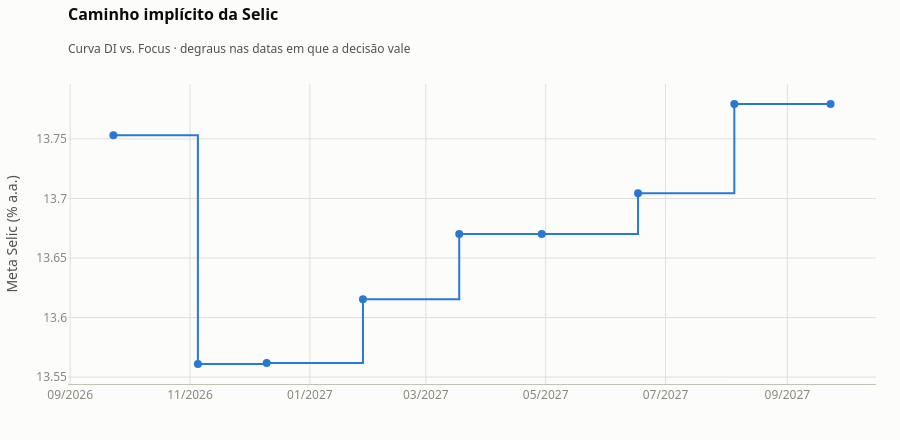

The code cell stored with this chart in its notebook:
### Markdown cell above
### Mercado × economistas (Focus)

O Focus traz a mediana das projeções de economistas para a Selic em cada reunião. A diferença entre a curva e o Focus é o tipo de coisa que se discute numa mesa de juros. Se a curva precifica mais cortes que o Focus, o mercado está mais otimista que os economistas, ou está pagando por um cenário de risco.

### Code cell
from curva_di.analise import focus_na_data

focus_hoje = focus_na_data(focus, curva.data_referencia)
if focus_hoje is None:
    print("Focus indisponível nesta execução. Rode `python scripts/atualizar_dados.py` com internet "
          "(ou ATUALIZAR = True) para incluir a comparação.")
    graficos.grafico_copom_caminho(caminho).show()
else:
    comparacao = caminho.head(8).merge(focus_hoje[["reuniao", "mediana"]], on="reuniao", how="left")
    comparacao["curva − Focus (bps)"] = (comparacao["selic_implicita"] - comparacao["mediana"]) * 1e4
    display(comparacao[["reuniao", "data_decisao", "selic_implicita", "mediana", "curva − Focus (bps)"]].round(4))
    graficos.grafico_copom_caminho(caminho, focus_hoje).show()

### Figure 1 — Plotly figure (JSON) as saved in the notebook; plotly's stock layout.template omitted (floating-point values rounded to 4 significant figures)
{"data": [{"hovertemplate": "%{y:.2f}%<extra>curva</extra>", "line": {"color": "#2a78d6", "shape": "hv", "width": 2}, "marker": {"size": 8}, "mode": "lines+markers", "name": "Selic implícita na curva DI", "type": "scatter", "x": ["2026-09-23T00:00:00", "2026-11-05T00:00:00", "2026-12-10T00:00:00", "2027-01-28T00:00:00", "2027-03-18T00:00:00", "2027-04-29T00:00:00", "2027-06-17T00:00:00", "2027-08-05T00:00:00", "2027-09-23T00:00:00"], "y": [13.75, 13.56, 13.56, 13.62, 13.67, 13.67, 13.7, 13.78, 13.78]}], "layout": {"font": {"color": "#52514e", "family": "system-ui, -apple-system, 'Segoe UI', Roboto, sans-serif", "size": 12}, "height": 440, "hoverlabel": {"font": {"family": "system-ui, -apple-system, 'Segoe UI', Roboto, sans-serif", "size": 12}}, "hovermode": "x unified", "legend": {"bgcolor": "rgba(0,0,0,0)", "font": {"color": "#52514e"}, "orientation": "h", "x": 0, "xanchor": "left", "y": 0.02, "yanchor": "bottom", "yref": "container"}, "margin": {"b": 56, "l": 64, "r": 24, "t": 84}, "paper_bgcolor": "#fcfcfb", "plot_bgcolor": "#fcfcfb", "title": {"font": {"color": "#0b0b0b", "size": 16}, "subtitle": {"font": {"color": "#52514e", "size": 12}, "text": "Curva DI vs. Focus · degraus nas datas em que a decisão vale"}, "text": "<b>Caminho implícito da Selic</b>", "x": 0, "xanchor": "left", "xref": "paper", "y": 0.98, "yanchor": "top", "yref": "container"}, "xaxis": {"gridcolor": "#e1e0d9", "gridwidth": 1, "hoverformat": "%d/%m/%Y", "linecolor": "#c3c2b7", "showline": true, "tickfont": {"color": "#898781"}, "tickformat": "%m/%Y", "title": {"font": {"color": "#52514e"}, "text": ""}, "zerolinecolor": "#c3c2b7"}, "yaxis": {"gridcolor": "#e1e0d9", "gridwidth": 1, "linecolor": "#c3c2b7", "showline": false, "tickfont": {"color": "#898781"}, "title": {"font": {"color": "#52514e"}, "text": "Meta Selic (% a.a.)"}, "zerolinecolor": "#c3c2b7"}}}
